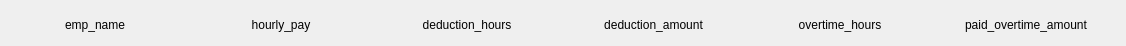
<?xml version="1.0" encoding="UTF-8"?>
<ui version="4.0">
 <class>AttendanceTrackerItem</class>
 <widget class="QDialog" name="AttendanceTrackerItem">
  <property name="geometry">
   <rect>
    <x>0</x>
    <y>0</y>
    <width>1126</width>
    <height>46</height>
   </rect>
  </property>
  <property name="windowTitle">
   <string>Dialog</string>
  </property>
  <widget class="QWidget" name="horizontalLayoutWidget">
   <property name="geometry">
    <rect>
     <x>0</x>
     <y>10</y>
     <width>1121</width>
     <height>31</height>
    </rect>
   </property>
   <layout class="QHBoxLayout" name="horizontalLayout">
    <property name="leftMargin">
     <number>5</number>
    </property>
    <property name="rightMargin">
     <number>5</number>
    </property>
    <item>
     <widget class="QLabel" name="empLabel">
      <property name="maximumSize">
       <size>
        <width>16777215</width>
        <height>20</height>
       </size>
      </property>
      <property name="text">
       <string>emp_name</string>
      </property>
      <property name="alignment">
       <set>Qt::AlignCenter</set>
      </property>
     </widget>
    </item>
    <item>
     <widget class="QLabel" name="hrPayLabel">
      <property name="maximumSize">
       <size>
        <width>16777215</width>
        <height>20</height>
       </size>
      </property>
      <property name="text">
       <string>hourly_pay</string>
      </property>
      <property name="alignment">
       <set>Qt::AlignCenter</set>
      </property>
     </widget>
    </item>
    <item>
     <widget class="QLabel" name="deductionHoursLabel">
      <property name="maximumSize">
       <size>
        <width>16777215</width>
        <height>20</height>
       </size>
      </property>
      <property name="text">
       <string>deduction_hours</string>
      </property>
      <property name="alignment">
       <set>Qt::AlignCenter</set>
      </property>
     </widget>
    </item>
    <item>
     <widget class="QLabel" name="deductionAmountLabel">
      <property name="maximumSize">
       <size>
        <width>16777215</width>
        <height>20</height>
       </size>
      </property>
      <property name="text">
       <string>deduction_amount</string>
      </property>
      <property name="alignment">
       <set>Qt::AlignCenter</set>
      </property>
     </widget>
    </item>
    <item>
     <widget class="QLabel" name="overTimeHoursLabel">
      <property name="maximumSize">
       <size>
        <width>16777215</width>
        <height>20</height>
       </size>
      </property>
      <property name="text">
       <string>overtime_hours</string>
      </property>
      <property name="alignment">
       <set>Qt::AlignCenter</set>
      </property>
     </widget>
    </item>
    <item>
     <widget class="QLabel" name="paidOvertimeAmountLabel">
      <property name="maximumSize">
       <size>
        <width>16777215</width>
        <height>20</height>
       </size>
      </property>
      <property name="text">
       <string>paid_overtime_amount</string>
      </property>
      <property name="alignment">
       <set>Qt::AlignCenter</set>
      </property>
     </widget>
    </item>
   </layout>
  </widget>
 </widget>
 <resources/>
 <connections/>
</ui>
